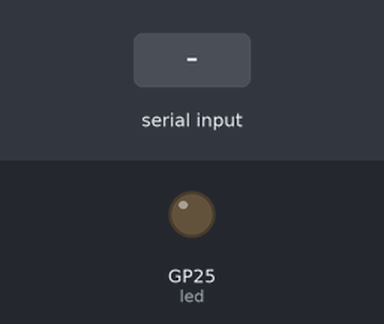
Simulated run of this program. Board: Raspberry Pi Pico running MicroPython. On the bench: output pins drawn as LEDs (lit = HIGH). Inputs (shaded band) come from the test bench. Random numbers come from a fixed seed; what the program prints to the serial console is not drawn.

Above: at 1.2 s.
1.3 s: "4" typed at the serial console, then Enter
At 1.7 s:
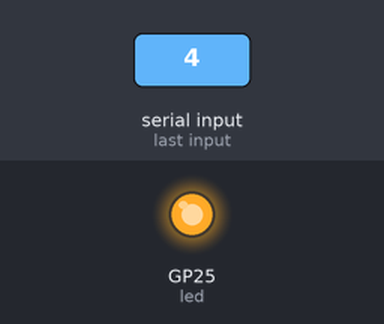
2.8 s: "1" typed at the serial console, then Enter
4.3 s: "2" typed at the serial console, then Enter
Timing chart, 0 to 7.3 s (numbered marks = the images above; inputs shaded):
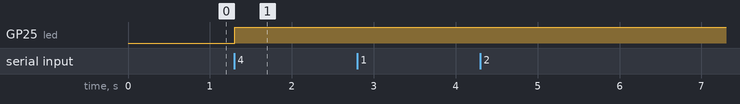

The program:

controls.py
```python
# Raspberry Pi Pico Alarm Clock
# controls.py - Version 1
# Simulate alarm clock buttons using the terminal.

from machine import Pin
from utime import sleep_ms

# --- Hardware Setup ---
led = Pin("LED", Pin.OUT)

# --- Default Settings ---
alarm_hour = 7
alarm_minute = 30
alarm_enabled = True
alarm_ringing = False
snooze_minutes = 5


# --- Display Current Settings ---
def show_status():
    print()
    print("--- Alarm Clock Status ---")
    print("Alarm Time: {:02d}:{:02d}".format(
        alarm_hour, alarm_minute))
    print("Alarm Enabled:", alarm_enabled)
    print("Alarm Ringing:", alarm_ringing)
    print("Snooze Duration:", snooze_minutes, "minutes")
    print("--------------------------")


# --- Change Alarm Hour ---
def increase_hour():
    global alarm_hour

    alarm_hour = (alarm_hour + 1) % 24
    print("Alarm hour changed to:", alarm_hour)


# --- Change Alarm Minute ---
def increase_minute():
    global alarm_minute

    alarm_minute = (alarm_minute + 1) % 60
    print("Alarm minute changed to:", alarm_minute)


# --- Toggle Alarm ---
def toggle_alarm():
    global alarm_enabled, alarm_ringing

    alarm_enabled = not alarm_enabled

    if not alarm_enabled:
        alarm_ringing = False
        led.off()

    print("Alarm enabled:", alarm_enabled)


# --- Simulate Alarm ---
def trigger_alarm():
    global alarm_ringing

    if alarm_enabled:
        alarm_ringing = True
        led.on()
        print("ALARM! WAKE UP!")
    else:
        print("Cannot trigger: Alarm is disabled.")


# --- Dismiss Alarm ---
def dismiss_alarm():
    global alarm_ringing

    if alarm_ringing:
        alarm_ringing = False
        led.off()
        print("Alarm dismissed.")
    else:
        print("No active alarm to dismiss.")


# --- Snooze Alarm ---
def snooze_alarm():
    global alarm_ringing

    if alarm_ringing:
        alarm_ringing = False
        led.off()
        print("Alarm snoozed for", snooze_minutes, "minutes.")
    else:
        print("No active alarm to snooze.")


# --- Simulated Button Menu ---
def main():
    print("Raspberry Pi Pico Alarm Controls Test")

    while True:
        show_status()

        print()
        print("Select a button:")
        print("1 - Increase alarm hour")
        print("2 - Increase alarm minute")
        print("3 - Enable/Disable alarm")
        print("4 - Trigger alarm (test)")
        print("5 - Dismiss alarm")
        print("6 - Snooze alarm")
        print("7 - Exit")

        try:
            choice = input("Enter choice (1-7): ").strip()

            if choice == "1":
                increase_hour()

            elif choice == "2":
                increase_minute()

            elif choice == "3":
                toggle_alarm()

            elif choice == "4":
                trigger_alarm()

            elif choice == "5":
                dismiss_alarm()

            elif choice == "6":
                snooze_alarm()

            elif choice == "7":
                led.off()
                print("Controls test stopped.")
                break

            else:
                print("Invalid choice. Try again.")

            sleep_ms(100)

        except KeyboardInterrupt:
            led.off()
            print()
            print("Controls test interrupted.")
            break


if __name__ == "__main__":
    main()
```

Measured:
- after the input at 1.3 s, GP25 (led): LOW → HIGH at once
- after the input at 2.8 s, every drawn part: stays the same
- after the input at 4.3 s, every drawn part: stays the same
